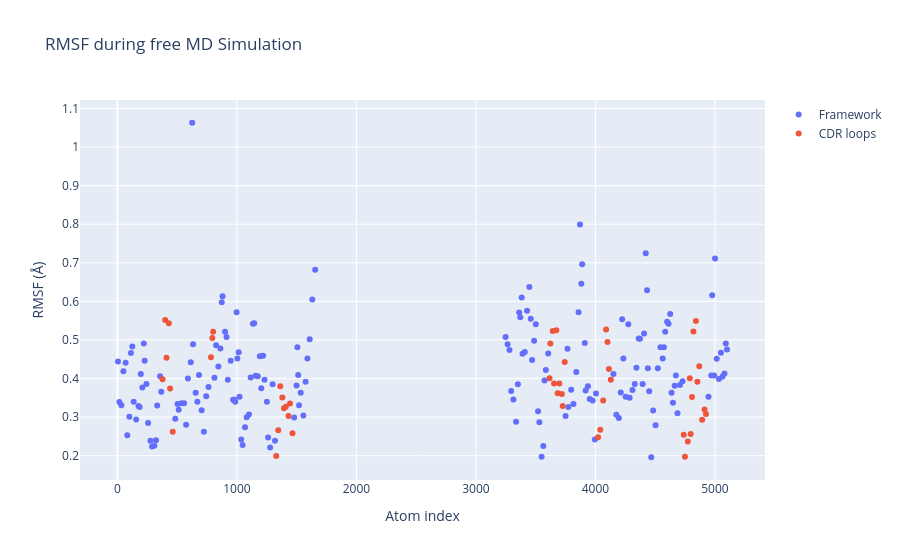

The cell this chart's notebook holds for it:
### Code cell
# Read RMSF data from file and plot both groups against the atom index
plot_xvg({'Framework': output_rmsf_fr,
          'CDR loops': output_rmsf_loop},
         title="RMSF during free MD Simulation",
         ytitle="RMSF (Å)",
         xtitle="Atom index",
         mode='markers',
         yscale=10)

### Figure 1 — Plotly figure (JSON) as saved in the notebook; plotly's stock layout.template omitted (floating-point values rounded to 4 significant figures; data arrays with more than 128 entries replaced by an {"elided": "..."} marker saying what was removed)
{"data": [{"mode": "markers", "name": "Framework", "type": "scatter", "x": {"elided": "183 float values"}, "y": {"elided": "183 float values"}}, {"mode": "markers", "name": "CDR loops", "type": "scatter", "x": [378.0, 400.0, 411.0, 430.0, 441.0, 463.0, 783.0, 794.0, 801.0, 1329.0, 1346.0, 1363.0, 1380.0, 1394.0, 1409.0, 1432.0, 1444.0, 1465.0, 3616.0, 3623.0, 3643.0, 3654.0, 3673.0, 3684.0, 3698.0, 3719.0, 3726.0, 3743.0, 4022.0, 4041.0, 4065.0, 4089.0, 4101.0, 4113.0, 4129.0, 4739.0, 4749.0, 4773.0, 4790.0, 4797.0, 4808.0, 4820.0, 4841.0, 4853.0, 4869.0, 4893.0, 4913.0, 4925.0], "y": [0.398, 0.552, 0.454, 0.543, 0.374, 0.262, 0.455, 0.505, 0.521, 0.199, 0.266, 0.38, 0.351, 0.323, 0.327, 0.303, 0.335, 0.258, 0.401, 0.491, 0.523, 0.387, 0.525, 0.362, 0.387, 0.36, 0.329, 0.443, 0.248, 0.267, 0.343, 0.527, 0.495, 0.425, 0.397, 0.254, 0.197, 0.237, 0.401, 0.256, 0.352, 0.522, 0.549, 0.392, 0.432, 0.293, 0.32, 0.308]}], "layout": {"title": {"text": "RMSF during free MD Simulation"}, "xaxis": {"title": {"text": "Atom index"}}, "yaxis": {"title": {"text": "RMSF (Å)"}}}}
